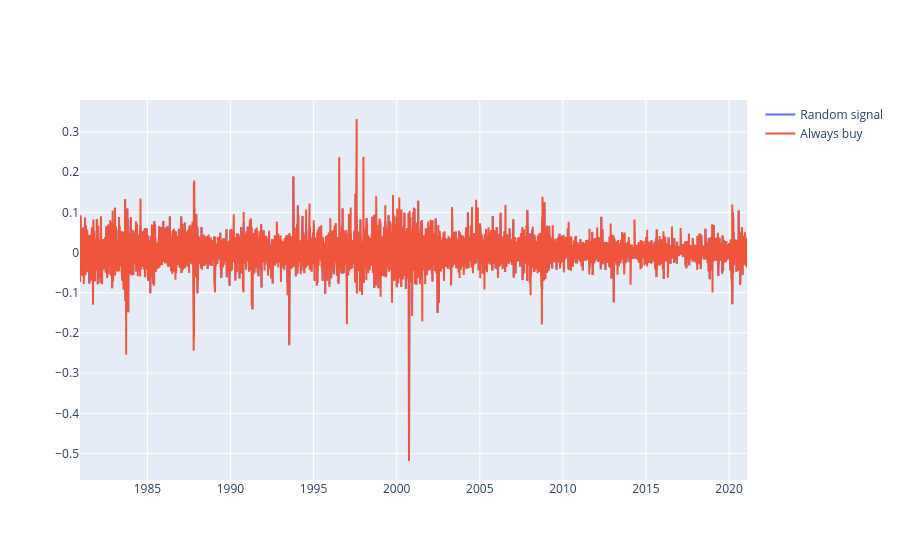

The cell this chart's notebook holds for it:
### Code cell
import plotly.graph_objects as go

fig = go.Figure()

fig.add_trace(go.Scatter(x=pnl.index, y=pnl, name='Random signal'))
fig.add_trace(go.Scatter(x=always_buy_pnl.index, y=always_buy_pnl, name='Always buy'))

fig.show()

### Figure 1 — Plotly figure (JSON) as saved in the notebook; plotly's stock layout.template omitted (floating-point values rounded to 4 significant figures; data arrays with more than 128 entries replaced by an {"elided": "..."} marker saying what was removed)
{"data": [{"name": "Random signal", "type": "scatter", "x": {"elided": "10118 str values"}, "y": {"elided": "10118 float values"}}, {"name": "Always buy", "type": "scatter", "x": {"elided": "10118 str values"}, "y": {"elided": "10118 float values"}}], "layout": {}}
